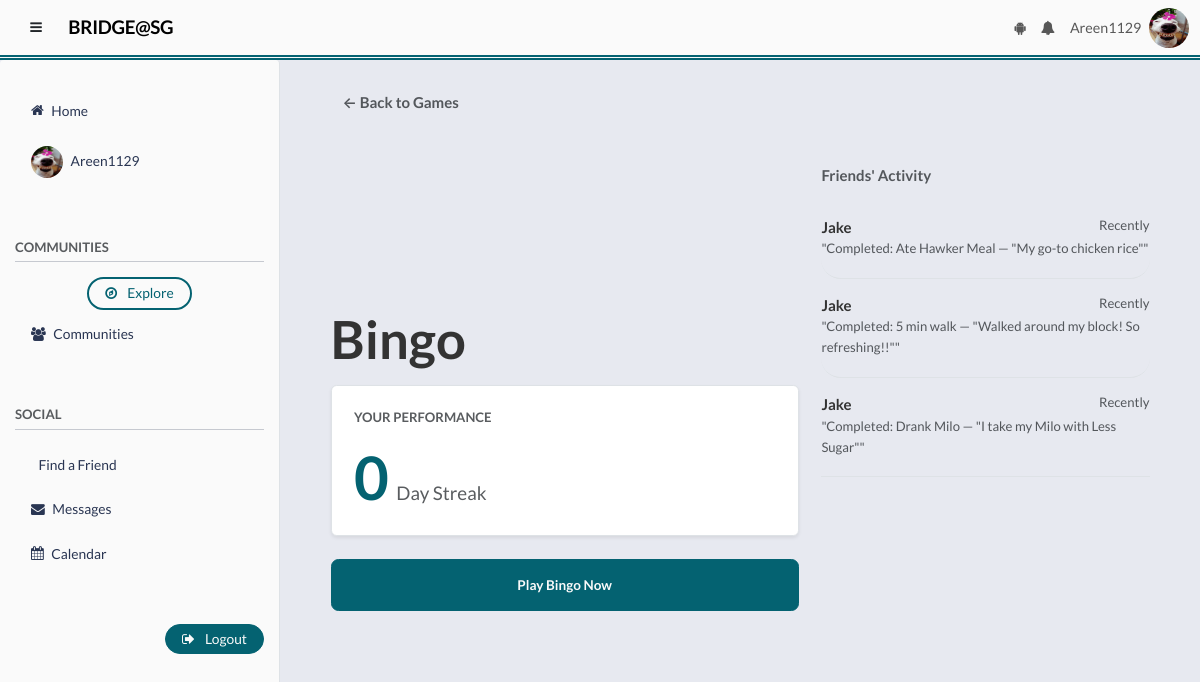
Page /game/start/bingo (signed in) on the committed database.
### tables this page shows
CREATE TABLE user_profiles (
            user_id INTEGER PRIMARY KEY,
            display_name TEXT NOT NULL,
            bio TEXT, profile_pic TEXT,
            FOREIGN KEY (user_id) REFERENCES users(user_id) ON DELETE CASCADE
        );

CREATE TABLE bingo_progress (
            user_id INTEGER NOT NULL,
            task_id INTEGER NOT NULL,
            note TEXT,
            created_at DATETIME DEFAULT CURRENT_TIMESTAMP,
            PRIMARY KEY (user_id, task_id)
        );

CREATE TABLE users (
            user_id INTEGER PRIMARY KEY AUTOINCREMENT,
            username TEXT UNIQUE NOT NULL,
            password TEXT NOT NULL,
            email TEXT NOT NULL,
            phone TEXT NOT NULL,
            age INT NOT NULL
        , public_key TEXT);

### main.py (the view)
@app.route('/game/start/<game_type>')
def game_start_page(game_type):
    if 'user_id' not in session: return redirect(url_for('login'))
    conn = get_db()
    uid = session['user_id']
    stats = conn.execute("SELECT * FROM user_stats WHERE user_id=?", (uid,)).fetchone()
    if not stats:
        stats = {'streak_bingo':0, 'streak_crossword':0, 'streak_song':0}
    status = get_game_status(uid, game_type)
    if game_type == 'bingo':
        status = 'available'
    activity = []
    if game_type == 'bingo':
        try:
            raw_activity = conn.execute("""
                SELECT u.username, b.note, b.created_at, b.task_id
                FROM bingo_progress b JOIN users u ON b.user_id = u.user_id
                WHERE b.user_id != ? ORDER BY b.created_at DESC LIMIT 5
            """, (uid,)).fetchall()
        except:
            raw_activity = []
        for row in raw_activity:
            task_name = next((t['task'] for t in BINGO_TASKS if t['id'] == row['task_id']), "Task")
            note_content = f"Completed: {task_name}"
            if row['note']: note_content += f" — \"{row['note']}\""
            activity.append({'username': row['username'], 'note': note_content})
    return render_template('game_start.html', game=game_type, stats=stats, status=status, activity=activity)

### helpers.py (called while the page is built)
def connect_db():
    sql = sqlite3.connect(DATABASE)
    sql.row_factory = sqlite3.Row
    sql.execute("PRAGMA foreign_keys = ON")
    return sql

def get_db():
    if not hasattr(g, 'sqlite3_db'):
        g.sqlite3_db = connect_db()
    return g.sqlite3_db

### main.py (called while the page is built, shortened)
@app.context_processor
def inject_user_profile_pic():
    if 'user_id' in session:
        conn = get_db()
        user = conn.execute("""
            SELECT profile_pic FROM user_profiles WHERE user_id = ?
        """, (session['user_id'],)).fetchone()
        if user and user['profile_pic']:
            profile_pic = url_for('static', filename=user['profile_pic'])
        else:
            profile_pic = url_for('static', filename='img.png')  # default fallback
        return dict(current_user_profile_pic=profile_pic)
    return dict(current_user_profile_pic=url_for('static', filename='img.png'))

def get_game_status(user_id, game_type):
    if game_type == 'live_chat': return "available"
    conn = get_db()
    today = datetime.now(timezone.utc).date().isoformat()
    db_game_name = 'song' if game_type == 'guess_song' else game_type
    stats = conn.execute(f"SELECT last_{db_game_name}_date FROM user_stats WHERE user_id=?", (user_id,)).fetchone()
    if stats and stats[f'last_{db_game_name}_date'] == today:
        return "completed"
    return "available"

### templates/game_start.html (shortened to what this page needs)
{% extends "base.html" %}
{% block body %}
<link rel="stylesheet" href="{{ url_for('static', filename='main.css') }}">
<link rel="stylesheet" href="{{ url_for('static', filename='phoebe.css') }}">
<div class="game-container p-4">
    <a href="{{ url_for('find_a_friend_hub') }}" class="btn-back text-decoration-none text-muted mb-3">
        &larr; Back to Games
    </a>
    <div class="row h-100">
        <div class="col-md-7 d-flex flex-column justify-content-center align-items-start">
            <h1 class="display-4 fw-bold mb-3 text-capitalize" style="color: #333;">
                {{ game.replace('_', ' ') }}
            </h1>
            <div class="p-4 bg-white rounded shadow-sm border w-100 mb-4">
                <h5 class="text-muted small fw-bold text-uppercase mb-3">Your Performance</h5>
                <div class="d-flex align-items-baseline">
                    <span class="display-3 fw-bold me-2" style="color: #046271;">
                        {% if game == 'bingo' %}{{ stats['streak_bingo'] }}
                        {% elif game == 'crossword' %}{{ stats['streak_crossword'] }}
                        {% else %}{{ stats['streak_song'] }}{% endif %}
                    </span>
                    <span class="text-muted fs-5">Day Streak</span>
                </div>
            </div>
            {% if status == 'completed' and game != 'bingo' %}
                <button class="btn btn-secondary btn-lg w-100 py-3 rounded-3 fw-bold" disabled>
                    Come Back Tomorrow
                </button>
            {% else %}
                {% if game == 'bingo' %}
                    <a href="{{ url_for('game_bingo_play') }}" class="btn btn-primary btn-lg w-100 py-3 rounded-3 fw-bold shadow-sm">
                        {% if status == 'completed' %}
                            Continue Playing Bingo
                        {% else %}
                            Play Bingo Now
                        {% endif %}
                    </a>
                {% else %}
                    <a href="{{ url_for('game_lobby', game=game) }}" class="btn btn-primary btn-lg w-100 py-3 rounded-3 fw-bold shadow-sm">
                        Find a Partner & Play
                    </a>
                {% endif %}
            {% endif %}
        </div>
        <div class="col-md-5">
            <div class="card border-0 bg-transparent h-100">
                <div class="card-body overflow-auto px-0">
                    <h5 class="fw-bold mb-3 text-muted">Friends' Activity</h5>
                    {% if activity %}
                        <div class="list-group list-group-flush bg-transparent">
                        {% for act in activity %}
                            <div class="list-group-item bg-transparent px-0 py-3 border-bottom">
                                <div class="d-flex w-100 justify-content-between">
                                    <strong style="color: #333;">{{ act.username }}</strong>
                                    <small class="text-muted">Recently</small>
                                </div>
                                <p class="mb-1 text-muted small">
                                    {% if act.note %}
                                        "{{ act.note }}"
                                    {% else %}
                                        Played {{ game }}
                                    {% endif %}
                                </p>
                            </div>
                        {% endfor %}
                        </div>
                    {% else %}
                        <p class="text-muted small">No recent activity.</p>
                    {% endif %}
                </div>
            </div>
        </div>
    </div>
</div>
{% endblock %}

### templates/base.html (shortened to what this page needs)
<!DOCTYPE html>
<html lang="en">
<head>
    <link href="https://cdn.jsdelivr.net/npm/bootstrap@5.3.8/dist/css/bootstrap.min.css" rel="stylesheet">
    <link rel="stylesheet" href="https://cdnjs.cloudflare.com/ajax/libs/font-awesome/4.7.0/css/font-awesome.min.css">
    <link rel="stylesheet" href="{{ url_for('static', filename='main.css') }}">
</head>
<body>
    <nav id="topnavbar" class="navbar navbar-expand-lg navbar-light">
        <div class="container-fluid">
            <div class="d-flex align-items-center">
                <button id="sidebarToggle" class="btn me-2">
                    <i class="fa fa-bars"></i>
                </button>
                <a class="navbar-brand mb-0" href="{{ url_for('index') }}">BRIDGE@SG</a>
            </div>
<div class="collapse navbar-collapse" id="navbarNav">
    <ul class="navbar-nav ms-auto align-items-center topnavbarnav">
                <ul class="navbar-nav ms-auto align-items-center">
                    {% if logged_in %}
                    <li class="nav-item ">
                        <a class="nav-link rounded-pill " href="#" data-bs-toggle="modal"
                            data-bs-target="#aiChatModal">
                            <i class="fa fa-android" style=""></i>
                        </a>
                    </li>
                    <li class="nav-item dropdown">
                        <a class="nav-link rounded-pill " href="#" data-bs-toggle="dropdown">
                            <i class="fa fa-bell"></i>
                        </a>
                    </li>
                    <li class="nav-item">
                        <a class="nav-link rounded-pill" href="{{ url_for('userprofile', username=username) }}">
                            {{ username }}
                        </a>
                    </li>
               <img src="{{ current_user_profile_pic }}" class="rounded-circle"
                            width="40px" height="40px">
                    {% endif %}
                </ul>
            </div>
        </div>
    </nav>
    <div id="layoutWrapper" class="d-flex w-100">
<nav id="sidebar" class="border-end">
    <ul id="sidenav" class="nav flex-column p-3">
        <li class="nav-item">
            <a class="nav-link rounded-pill d-flex align-items-center" href="{{ url_for('index') }}">
                <i class="fa fa-home me-2"></i>
                Home
            </a>
        </li>
                    {% if logged_in %}
        <li class="nav-item ">
            <a class="nav-link rounded-pill d-flex align-items-center" href="{{ url_for('userprofile', username = username) }}">
                <img src="{{ current_user_profile_pic }}" alt="Profile" class="rounded-circle me-2" width="32" height="32">
                <span>{{ username }}</span>
            </a>
        </li>
                    {% endif %}
        <p class="text-muted small fw-bold mt-5 mb-1">COMMUNITIES</p>
        <hr class="mt-0 p-0">
        <li class="d-flex justify-content-center">
            <a class=" btn btn-outline-primary rounded-pill d-inline-block" style = "padding-top: 4px; padding-bottom: 4px;" href = "{{ url_for('explore')}} ">
                <i class="fa fa-compass me-2"></i>
                Explore
            </a>
        </li>
        <li class="nav-item">
            <a class="nav-link rounded-pill d-flex align-items-center" data-bs-toggle="collapse" href="#usercommunityMenu">
                <i class="fa fa-users me-2"></i>
                Communities
            </a>
        </li>
        <p class="text-muted small fw-bold mt-5 mb-1">SOCIAL</p>
        <hr class="mt-0">
        <li class="nav-item">
            <a class="nav-link rounded-pill d-flex align-items-center" href="{{ url_for('find_a_friend_hub') }}">
                Find a Friend
            </a>
        </li>
        <li class="nav-item">
            <a class="nav-link rounded-pill d-flex align-items-center" href="{{ url_for('my_messages') }}">
                <i class="fa fa-envelope me-2"></i>
                Messages
            </a>
        </li>
                    {% if logged_in %}
        <li class="nav-item">
            <a class="nav-link rounded-pill d-flex align-items-center" href="{{ url_for('calendar') }}">
                <i class="fa fa-calendar me-2"></i>
                Calendar
            </a>
        </li>
        <li class="mt-5 d-flex  justify-content-end">
            <a class=" btn btn-primary d-inline-block rounded-pill align-items-center justify-content-end" style = "padding-top: 4px; padding-bottom: 4px;" href="{{ url_for('logout') }}">
                <i class="fa fa-sign-out me-2"></i>
                Logout
            </a>
        </li>
                    {% endif %}
    </ul>
</nav>
        <div id="maincontent" class="flex-grow-1">
            {% block body %}{% endblock %}
        </div>
    </div>
</body>
</html>

### static/main.css (style rules this page uses)
:root { --navbar-height: 70px; --sidebar-width: 280px; --transition-speed: 0.25s; --color-darkest: #1B1B1E; --color-dark: #293552; --color-accent: #046271; --color-light: #bfc8d1; --color-lighter: #e7e9f0; --color-bg: var(--color-lighter); --color-surface: #fafafa; --color-surface-alt: var(--color-light); --color-border: var(--color-accent); --color-text: var(--color-dark); --color-muted: rgba(55,63,81,0.7); --color-primary: var(--color-accent); --color-primary-hover: var(--color-dark); --color-success: var(--color-accent); --color-warning: var(--color-light); --color-danger: var(--color-darkest); --color-like: #9a1616; --font-main: "Lato", system-ui, -apple-system, BlinkMacSystemFont, "Segoe UI", sans-serif; --radius-sm: 4px; --radius-md: 4px; --radius-lg: 4px; --shadow-sm: 0px rgba(0, 0, 0, 0.04); --shadow-md: 0px rgba(0, 0, 0, 0.07); --shadow-lg: 0px rgba(0, 0, 0, 0.12); }
html, body { height: 100%; margin: 0; font-family: var(--font-main); background: var(--color-bg); color: var(--color-text); font-size: 15px; overflow: hidden; }
h1 { font-size: 1.7rem; font-weight: 600; }
p { color: var(--color-muted); line-height: 1.6; }
a { color: var(--color-primary); text-decoration: none; transition: 0.2s ease; }
#topnavbar { background-color: var(--color-surface); border-bottom: 5px double var(--color-border); }
#topnavbar .navbar-brand { font-family: var(--font-main) !important; font-weight: 600; letter-spacing: -0.3px; }
#topnavbar .nav-link { font-weight: 500; font-size: 0.95rem; }
#layoutWrapper { display: flex; height: calc(100vh - var(--navbar-height)); }
#sidebar { width: var(--sidebar-width); background: var(--color-surface); border-right: 1px solid var(--color-border); overflow-y: auto; padding-top: 16px; transition: all var(--transition-speed) ease; border-radius: var(--radius-sm); }
#sidebar li { list-style: none; margin-bottom: 4px; }
#sidebar li a { display: block; padding: 10px 16px; font-size: 0.92rem; color: var(--color-dark); transition: 0.2s ease; border-radius: var(--radius-sm); }
#maincontent { flex: 1; height: calc(100vh - var(--navbar-height)); overflow-y: auto; padding: 0 28px 0 28px; display: flex; flex-direction: column; animation: pageFadeIn 0.4s ease-out; }
.content-card, .card { background: var(--color-surface); transition: 0.2s ease; box-shadow: none !important; border: none ; border-radius: var(--radius-sm); }
.btn { font-size: 0.9rem; font-weight: 500; padding: 6px 18px; border-radius: 999px; transition: all 0.2s ease; box-shadow: none !important; }
.btn-primary { background: var(--color-primary) !important; border: 1px solid var(--color-primary) !important; color: var(--color-surface) !important; }
.btn-outline-primary { background: transparent !important; border: 2px solid var(--color-primary) !important; color: var(--color-primary) !important; }
.btn:has(i) { border-radius: var(--radius-sm); }
h1, h2, h3, h4, h5, h6 { font-family: var(--font-main); color: var(--color-dark); margin: 0; line-height: 1.3; }
h1 { font-size: 2rem; font-weight: 700; }
h5 { font-size: 1rem; font-weight: 500; }
h1, h2, h3 { color: var(--color-dark); }
h4, h5, h6 { color: var(--color-muted); }
html { scrollbar-width: thin; scrollbar-color: var(--color-primary) !; }

### static/phoebe.css (style rules this page uses)
.game-container { display: flex; flex-direction: column; height: 100%; width: 100%; overflow-y: auto; max-width: 1200px; margin: 0 auto; padding: 20px; gap: 15px; }
.btn-back { display: inline-flex; align-items: center; gap: 8px; color: #555; text-decoration: none; font-weight: 600; margin-bottom: 20px; padding: 8px 12px; border-radius: 8px; transition: background 0.2s; width: fit-content; }
div, .card { border-radius: 20px; }

### rows in the picture
user_profiles: display_name "Areen1129"
bingo_progress: username "Jake", note "Completed: Ate Hawker Meal — \"My go-to chicken rice\""
bingo_progress: username "Jake", note "Completed: 5 min walk — \"Walked around my block! So refreshing!!\""
bingo_progress: username "Jake", note "Completed: Drank Milo — \"I take my Milo with Less Sugar\""

### other values in the picture
{{ game.replace('_', ' ') }} "Bingo"
{{ stats['streak_bingo'] }} "0"
